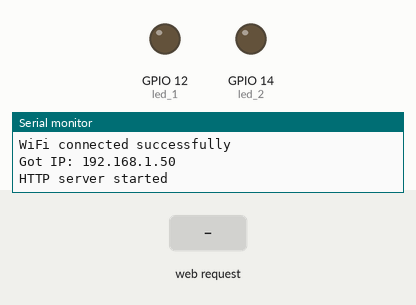
A sketch run on a simulated ESP32. Shown: output pins drawn as LEDs (lit = HIGH), the last lines printed to the serial monitor. Inputs (shaded band) come from the test bench. WiFi joins after 1.5 s; servers stay silent unless stated.

Above: at 3.2 s.
3.3 s: HTTP request GET /led/on received
At 3.9 s:
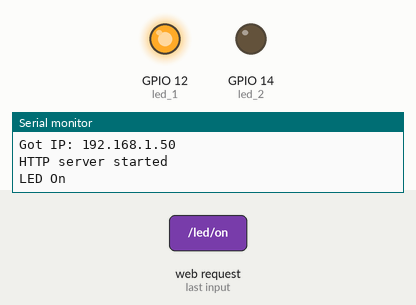
4.8 s: HTTP request GET /led/off received
At 5.1 s:
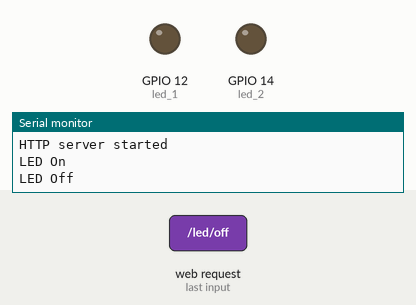
Timing chart, 0 to 7.8 s (numbered marks = the images above; inputs shaded):
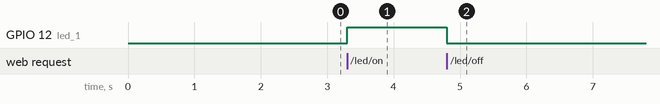

The sketch:

HOMEWORK.ino
```cpp
#include "WiFi.h"
#include "WebServer.h"
#define led_1  12
#define led_2  14

// SSID & Password
const char* ssid = "HLM";
const char* password = "0978319358";

WebServer server(80);  // Object of WebServer(HTTP port, 80 is defult)

void setup() {
  Serial.begin(115200);
  Serial.println("Try Connecting to ");
  Serial.println(ssid);

  // Connect to your wi-fi modem
  WiFi.begin(ssid, password);

  // Check wi-fi is connected to wi-fi network
  while (WiFi.status() != WL_CONNECTED) {
    Serial.print(".");
    delay(1000);
  }
  Serial.println("");
  Serial.println("WiFi connected successfully");
  Serial.print("Got IP: ");
  Serial.println(WiFi.localIP());  //Show ESP32 IP on serial

  //建立server的路徑
  createWebServer();

  //server啟動
  server.begin();
  Serial.println("HTTP server started");
  pinMode(led_1,OUTPUT);
  ledcSetup(0, 5000, 8);   //頻率5000，頻道0，解析度8;
  ledcAttachPin(led_2, 0);  //將上述頻道0附加到ledPin腳位14上
}

void loop() {
  server.handleClient();  //handleClient要寫在loop
}


//----設定HTML資料----
String htmlContent = "\
  <!DOCTYPE html>\
   <html>\
    <head>\
      <style>\
        body{ display: flex; flex-direction: column;background:#EDF3DC;}\
         a {  margin: 20px; font-size: 17pt; text-decoration: none; justify-content: center; }\
         p{color: #433F5A; margin: 5px; justify-content: center; }\
         submit{margin:6px;}\
      </style>\
    </head>\
    <body>\
    <h1>Congratulations! </h1>\
    <p>You are the best God in this world, </p>\
    <p>we will give you the power to save the world,</p>\
    <p>you can choose whether to turn on the light for human. </p>\
    <br>\
    <form method='get' action='/led/on'>\
    <input type='submit' value='I WANT SAVE THE WORLD!!!'>\
      </form>\
      <br>\
     <form method='get' action='/led/off'>\
    <input type='submit' value='Who cares?'>\
      </form>\
      <br>\
      <form method='get' action='/led/setLightBrightness'>\
        <label>Brightness for Humans</label>\
        <input type='number' name='lightBrightness'><input type='submit' value='take it'>\
      </form>\
    </body>\
  </html>";

String LEDOpenPage = "\
  <!DOCTYPE html>\
   <html>\
    <head>\
      <style>\
        body{ display: flex; flex-direction: column;background:#FFF590;}\
         a { background: #CEF2F4; width: 200px; height: 50px; margin: 20px; font-size: 30pt; text-decoration: none;}\
      </style>\
    </head>\
    <body>\
      <h1>OMG~You are so kind~</h1>\
      <p>BEST GOD FOREVER!</p>\
    <form method='get' action='/'>\
    <input type='submit' value='BACK'>\
      </form>\
    </body>\
  </html>";

String LEDCLOSEPage = "\
  <!DOCTYPE html>\
   <html>\
    <head>\
      <style>\
        body{ display: flex; flex-direction: column;background:#433C58;}\
        a { background: #CEF2F4; width: 200px; height: 50px; margin: 20px; font-size: 30pt; text-decoration: none;}\
        h1{color:#FFFFFF;}\
        p{color: #FFFFFF; margin: 5px; justify-content: center; }\
      </style>\
    </head>\
    <body>\
      <h1>DARKSIDE</h1>\
      <p>OH YEAH IS DARK~</p>\
      <p>Human beings are not qualified to possess the light of God</p>\
      <form method='get' action='/'>\
    <input type='submit' value='BACK'>\
      </form>\
    </body>\
  </html>";

//------設定路徑------
void createWebServer()
{
  //初始頁面
  server.on("/", []() {
      server.send(200, "text/html", htmlContent);
  });
  server.on("/led/on", []() {
    Serial.println("LED On");
    digitalWrite(led_1,HIGH);
    //add your code here

    String response = "{\"LED On Success\"}";
    server.send(200, "text/html", LEDOpenPage);
  });
  server.on("/led/off", []() {
    Serial.println("LED Off");

    //add your code here
     digitalWrite(led_1,LOW);
    String response = "{\"LED Off Success\"}";
    server.send(200, "text/html", LEDCLOSEPage);
  });
  server.on("/led/setLightBrightness", []() {
    //以server.arg&引數名稱，取得form傳來的資料
    int lightBrightness = server.arg("lightBrightness").toInt();
    //判斷條件
    if(lightBrightness>=0 && lightBrightness<=1024){
      Serial.print("Set Brightness: ");
      Serial.println(lightBrightness);

      //add your code here
      ledcWrite(0, lightBrightness);  //頻道0

      String response = "Set Brightness: " + (String)lightBrightness;
      server.send(200, "application/json", response);
    }
    else {
      String response = "{\"Error\":\"over range 0-1024\"}";
      server.send(404, "application/json", response);
    }
  });
}
```

Measured:
- after the input at 3.3 s, GPIO 12 (led_1): LOW → HIGH at once
- after the input at 4.8 s, GPIO 12 (led_1): HIGH → LOW at once
